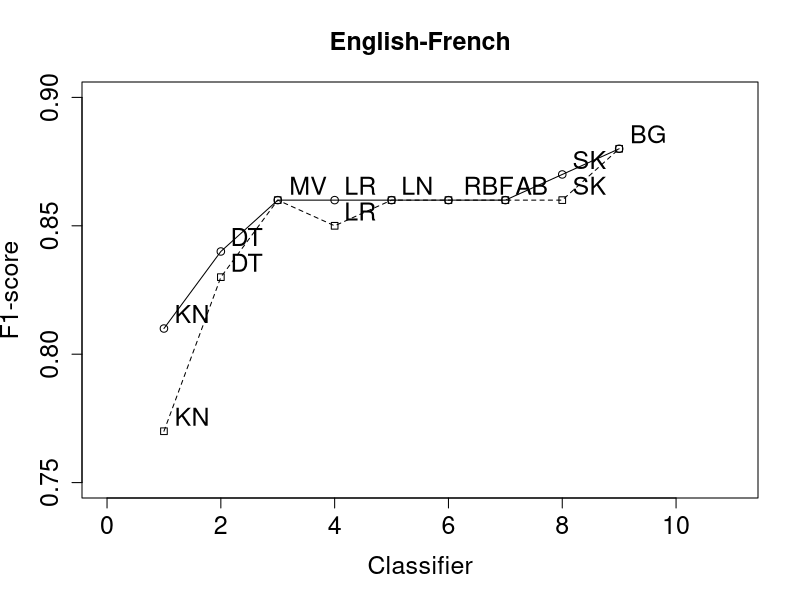

Generate this figure with R:
library(calibrate)

# Data for English-French
x<-c(1,2,3,4,5,6,7,8,9,10)
F_positive<-c(0.81,0.84,0.86,0.86,0.86,0.86,0.86,0.87,0.88)
F_negative<-c(0.77,0.83,0.86,0.85,0.86,0.86,0.86,0.86,0.88)

l_positive<- c("KN","DT","MV","LR","LN","RBF","AB","SK","BG")
l_negative<- c("KN","DT","","LR","","","","SK","")


#Plot the bar chart.
plot(F_positive,type = "o", xlab = "Classifier", ylab = "F1-score", main = "English-French", 
     ylim=c(0.75,0.9), xlim=c(0,11),cex.lab=1.5, cex.axis=1.5, cex.main=1.5, cex.sub=1.5)
lines(F_negative, type = "o", pch=22, lty=2)

textxy(x, F_positive, l_positive,cex=1.5)
textxy(x, F_negative,l_negative,cex=1.5)
